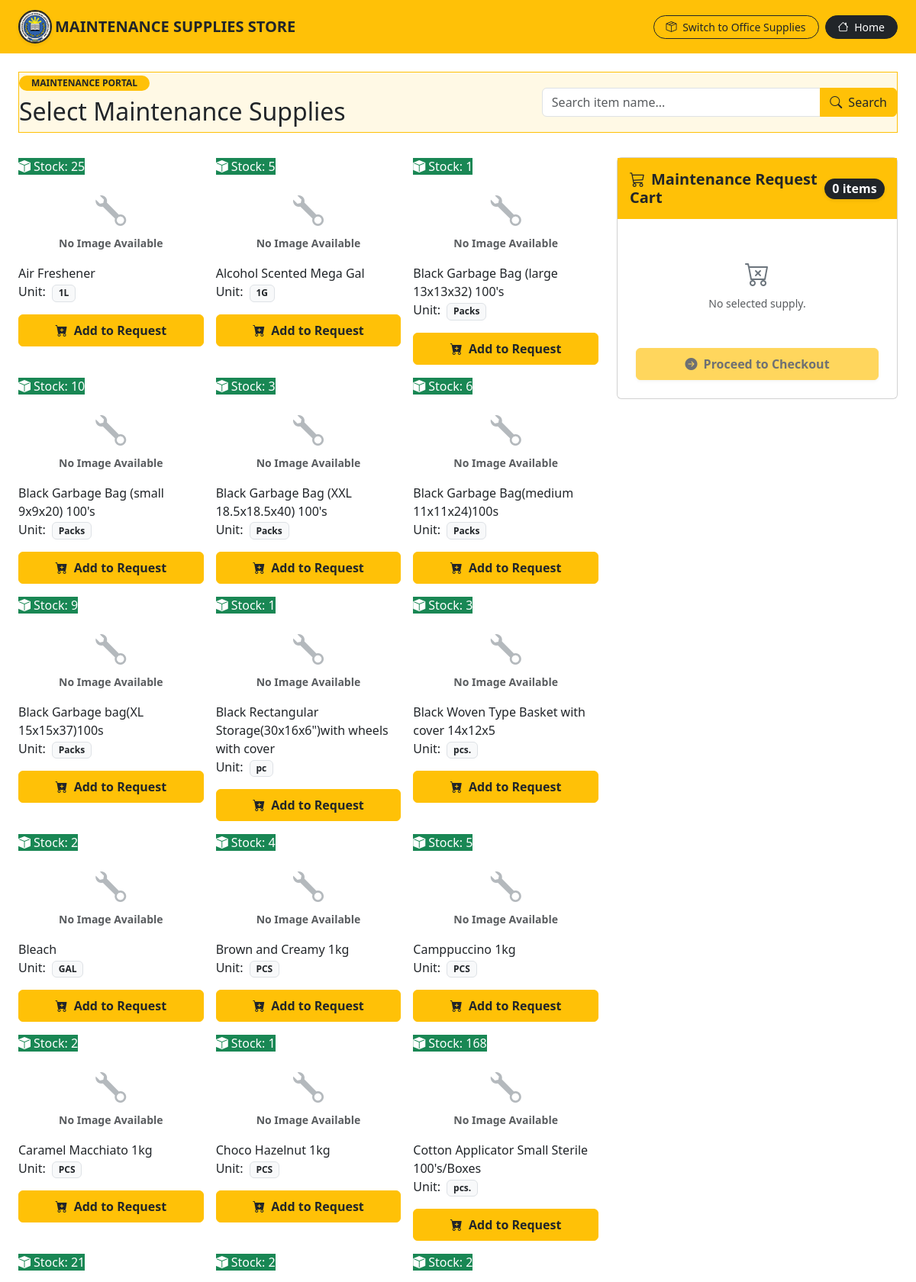
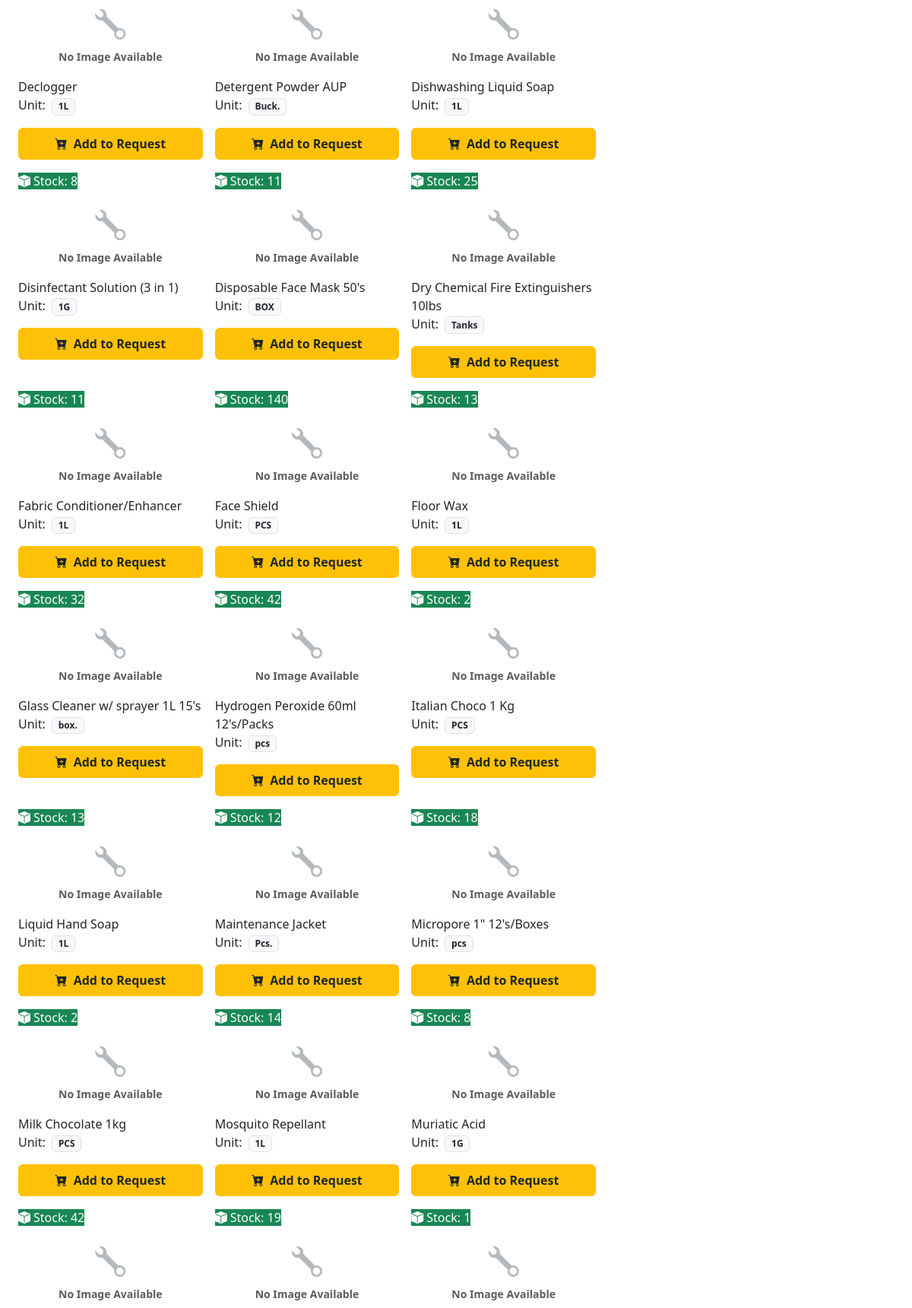
The app's page /maintenance_supplies.php (signed in, upper part) with its own data (2 pictures, top to bottom).
### tables this page shows
CREATE TABLE `maintenance_items` (
  `id` int(11) NOT NULL,
  `item_name` varchar(255) NOT NULL,
  `unit` varchar(50) NOT NULL,
  `actual_stocks` int(11) DEFAULT 0,
  `created_at` timestamp NOT NULL DEFAULT current_timestamp(),
  `image` varchar(255) DEFAULT NULL
);

### maintenance_supplies.php (the view, shortened to what this page needs)
<?php
require_once 'db.php';
$maint_items = $conn->query("SELECT * FROM maintenance_items WHERE actual_stocks > 0 ORDER BY item_name ASC")->fetch_all(MYSQLI_ASSOC);
?>
<!DOCTYPE html>
<html lang="en">
<head>
    <link rel="stylesheet" href="https://cdn.jsdelivr.net/npm/bootstrap@5.3.0/dist/css/bootstrap.min.css">
    <link rel="stylesheet" href="https://cdn.jsdelivr.net/npm/bootstrap-icons@1.10.5/font/bootstrap-icons.css">
    <link rel="stylesheet" href="css/user_dashboard.css">
</head>
<body>
<nav class="navbar navbar-expand-lg navbar-dark bg-warning text-dark sticky-top">
    <div class="container-fluid px-4">
        <a class="navbar-brand fw-bold text-dark d-flex align-items-center" href="user_dashboard.php">
            <img src="logo.jpg" alt="SIBTECH Logo" class="navbar-brand-logo rounded-circle border border-2 border-dark shadow-sm">
            <div class="lh-1 ms-1">
                <span class="fs-5 d-block fw-extrabold tracking-tight">MAINTENANCE SUPPLIES STORE</span>
            </div>
        </a>
        <div class="d-flex align-items-center gap-2">
            <a href="office_supplies.php" class="btn btn-outline-dark btn-sm rounded-pill px-3"><i class="bi bi-box-seam me-1"></i> Switch to Office Supplies</a>
            <a href="home.php" class="btn btn-dark btn-sm rounded-pill px-3"><i class="bi bi-house me-1"></i> Home</a>
        </div>
    </div>
</nav>
<div class="container-fluid px-4 py-4">
    <div class="hero-banner bg-warning bg-opacity-10 border border-warning">
        <div class="row align-items-center">
            <div class="col-lg-7 mb-3 mb-lg-0">
                <span class="badge bg-warning text-dark fw-extrabold mb-2 px-3 py-1 rounded-pill text-uppercase">Maintenance Portal</span>
                <h2 class="mb-2 text-dark">Select Maintenance Supplies</h2>
            </div>
            <div class="col-lg-5">
                <div class="input-group hero-search-box">
                    <input type="text" id="searchInput" class="form-control" placeholder="Search item name..." onkeyup="filterItems()">
                    <button class="btn btn-warning text-dark" type="button"><i class="bi bi-search me-1"></i> Search</button>
                </div>
            </div>
        </div>
    </div>
    <form id="requestForm">
        <div class="row g-4 mt-2">
            <div class="col-lg-8">
                <div id="maint-grid" class="row g-3">
                    <?php foreach($maint_items as $item): ?>
                        <div class="col-sm-6 col-md-4 product-item" data-name="<?= strtolower(htmlspecialchars($item['item_name'])) ?>">
                            <div class="product-card">
                                <div class="img-wrapper">
                                    <span class="product-badge-stock bg-success text-white"><i class="bi bi-box-fill me-1"></i>Stock: <?= $item['actual_stocks'] ?></span>
                                    <?php if(!empty($item['image']) && file_exists('uploads/' . $item['image'])): ?>
                                        <img src="uploads/<?= htmlspecialchars($item['image']) ?>" class="product-img" alt="<?= htmlspecialchars($item['item_name']) ?>">
                                    <?php else: ?>
                                        <div class="text-secondary text-center py-3">
                                            <i class="bi bi-wrench fs-1 d-block opacity-50"></i>
                                            <span class="small text-muted fw-semibold">No Image Available</span>
                                        </div>
                                    <?php endif; ?>
                                </div>
                                <div class="card-body">
                                    <div class="product-title" title="<?= htmlspecialchars($item['item_name']) ?>"><?= htmlspecialchars($item['item_name']) ?></div>
                                    <div class="product-unit mb-3">Unit: <span class="badge bg-light text-dark border ms-1 fw-bold"><?= htmlspecialchars($item['unit']) ?></span></div>
                                    <button type="button" class="btn btn-warning text-dark w-100 fw-bold py-2" onclick="addToCart(<?= $item['id'] ?>, '<?= htmlspecialchars(addslashes($item['item_name'])) ?>', '<?= htmlspecialchars($item['unit']) ?>', <?= $item['actual_stocks'] ?>)">
                                        <i class="bi bi-cart-plus-fill me-1"></i> Add to Request
                                    </button>
                                </div>
                            </div>
                        </div>
                    <?php endforeach; ?>
                </div>
            </div>
            <div class="col-lg-4">
                <div class="card cart-card">
                    <div class="cart-header bg-warning text-dark d-flex justify-content-between align-items-center p-3">
                        <h5 class="mb-0 fw-bold"><i class="bi bi-cart3 me-2"></i>Maintenance Request Cart</h5>
                        <span class="badge bg-dark text-white rounded-pill fw-extrabold fs-6 shadow-sm" id="cart-count">0 items</span>
                    </div>
                    <div class="card-body p-4">
                        <div id="cart-list" class="cart-items-container mb-4" style="max-height: 320px; overflow-y: auto;">
                        </div>
                        <button type="button" id="submitBtn" class="btn btn-warning text-dark w-100 fw-bold shadow-sm py-2" onclick="goToCheckoutPage()" disabled>
                            <i class="bi bi-arrow-right-circle-fill me-1"></i> Proceed to Checkout
                        </button>
                    </div>
                </div>
            </div>
        </div>
    </form>
</div>
</body>
</html>

### css/user_dashboard.css (style rules this page uses)
:root { --logo-blue: #1b4f9c; --logo-blue-hover: #143d7a; --logo-blue-dark: #0d2852; --logo-yellow: #f5be16; --logo-dark: #0f172a; --logo-light-bg: #f1f5f9; --border-color: #3b3c3e; --card-border: #475569; --tile-bg: #ffffff; --tile-hover-bg: #ffffff; --active-blue-border: #3b82f6; }
.navbar-brand-logo { width: 44px; height: 44px; object-fit: cover; }

### records on screen
maintenance_items: actual_stocks "25", shows "No Image Available", item_name "Air Freshener", unit "1L"
maintenance_items: actual_stocks "5", shows "No Image Available", item_name "Alcohol Scented Mega Gal", unit "1G"
maintenance_items: actual_stocks "1", shows "No Image Available", item_name "Black Garbage Bag (large 13x13x32) 100's", unit "Packs"
maintenance_items: actual_stocks "10", shows "No Image Available", item_name "Black Garbage Bag (small 9x9x20) 100's", unit "Packs"
maintenance_items: actual_stocks "3", shows "No Image Available", item_name "Black Garbage Bag (XXL 18.5x18.5x40) 100's", unit "Packs"
maintenance_items: actual_stocks "6", shows "No Image Available", item_name "Black Garbage Bag(medium 11x11x24)100s", unit "Packs"
maintenance_items: actual_stocks "9", shows "No Image Available", item_name "Black Garbage bag(XL 15x15x37)100s", unit "Packs"
maintenance_items: actual_stocks "1", shows "No Image Available", item_name "Black Rectangular Storage(30x16x6\")with wheels with cover", unit "pc"
maintenance_items: actual_stocks "3", shows "No Image Available", item_name "Black Woven Type Basket with cover 14x12x5", unit "pcs."
maintenance_items: actual_stocks "2", shows "No Image Available", item_name "Bleach", unit "GAL"
maintenance_items: actual_stocks "4", shows "No Image Available", item_name "Brown and Creamy 1kg", unit "PCS"
maintenance_items: actual_stocks "5", shows "No Image Available", item_name "Camppuccino 1kg", unit "PCS"
maintenance_items: actual_stocks "2", shows "No Image Available", item_name "Caramel Macchiato 1kg", unit "PCS"
maintenance_items: actual_stocks "1", shows "No Image Available", item_name "Choco Hazelnut 1kg", unit "PCS"
maintenance_items: actual_stocks "168", shows "No Image Available", item_name "Cotton Applicator Small Sterile 100's/Boxes", unit "pcs."
maintenance_items: actual_stocks "21", shows "No Image Available", item_name "Declogger", unit "1L"
maintenance_items: actual_stocks "2", shows "No Image Available", item_name "Detergent Powder AUP", unit "Buck."
maintenance_items: actual_stocks "2", shows "No Image Available", item_name "Dishwashing Liquid Soap", unit "1L"
maintenance_items: actual_stocks "8", shows "No Image Available", item_name "Disinfectant Solution (3 in 1)", unit "1G"
maintenance_items: actual_stocks "11", shows "No Image Available", item_name "Disposable Face Mask 50's", unit "BOX"
maintenance_items: actual_stocks "25", shows "No Image Available", item_name "Dry Chemical Fire Extinguishers 10lbs", unit "Tanks"
maintenance_items: actual_stocks "11", shows "No Image Available", item_name "Fabric Conditioner/Enhancer", unit "1L"
maintenance_items: actual_stocks "140", shows "No Image Available", item_name "Face Shield", unit "PCS"
maintenance_items: actual_stocks "13", shows "No Image Available", item_name "Floor Wax", unit "1L"
maintenance_items: actual_stocks "32", shows "No Image Available", item_name "Glass Cleaner w/ sprayer 1L 15's", unit "box."
maintenance_items: actual_stocks "42", shows "No Image Available", item_name "Hydrogen Peroxide 60ml 12's/Packs", unit "pcs"
maintenance_items: actual_stocks "2", shows "No Image Available", item_name "Italian Choco 1 Kg", unit "PCS"
maintenance_items: actual_stocks "13", shows "No Image Available", item_name "Liquid Hand Soap", unit "1L"
maintenance_items: actual_stocks "12", shows "No Image Available", item_name "Maintenance Jacket", unit "Pcs."
maintenance_items: actual_stocks "18", shows "No Image Available", item_name "Micropore 1\" 12's/Boxes", unit "pcs"
maintenance_items: actual_stocks "2", shows "No Image Available", item_name "Milk Chocolate 1kg", unit "PCS"
maintenance_items: actual_stocks "14", shows "No Image Available", item_name "Mosquito Repellant", unit "1L"
maintenance_items: actual_stocks "8", shows "No Image Available", item_name "Muriatic Acid", unit "1G"
maintenance_items: actual_stocks "42", shows "No Image Available"
maintenance_items: actual_stocks "19", shows "No Image Available"
maintenance_items: actual_stocks "1", shows "No Image Available"
